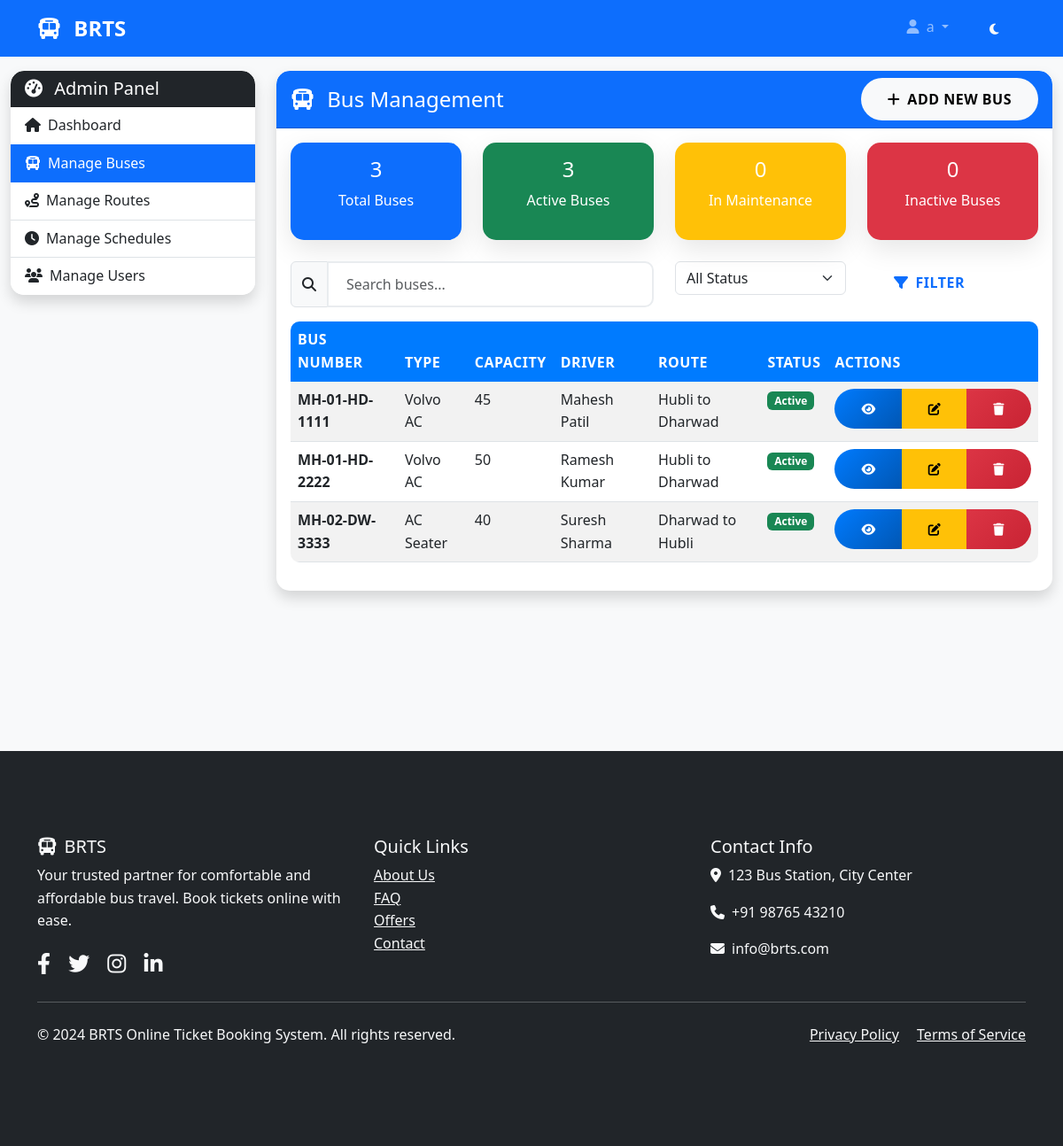
The app's page /bus-management/manage-buses/ (signed in) with its own data.
### accounts/models.py (models this page shows, shortened)
class User(AbstractUser):
    email = models.EmailField(unique=True)
    phone_number = models.CharField(max_length=15, blank=True, null=True)
    profile_picture = models.ImageField(upload_to='profile_pics/', blank=True, null=True)
    is_verified = models.BooleanField(default=False)
    date_of_birth = models.DateField(blank=True, null=True)
    address = models.TextField(blank=True, null=True)
    created_at = models.DateTimeField(auto_now_add=True)
    updated_at = models.DateTimeField(auto_now=True)
    USERNAME_FIELD = 'email'
    REQUIRED_FIELDS = ['username', 'first_name', 'last_name']

### bus_management/models.py (models this page shows, shortened)
class Bus(models.Model):
    bus_number = models.CharField(max_length=20, unique=True)
    bus_type = models.CharField(max_length=20, choices=[
        ('ac_seater', 'AC Seater'),
        ('ac_sleeper', 'AC Sleeper'),
        ('non_ac_seater', 'Non-AC Seater'),
        ('non_ac_sleeper', 'Non-AC Sleeper'),
        ('volvo', 'Volvo AC'),
    ])
    capacity = models.IntegerField(validators=[MinValueValidator(1)])
    driver = models.ForeignKey(Driver, on_delete=models.SET_NULL, null=True, blank=True, related_name='buses')
    registration_number = models.CharField(max_length=20, unique=True)
    amenities = models.JSONField(default=list)
    status = models.CharField(max_length=15, choices=[
        ('active', 'Active'),
        ('inactive', 'Inactive'),
        ('maintenance', 'Under Maintenance'),
    ], default='active')
    route = models.ForeignKey(Route, on_delete=models.CASCADE, related_name='buses')
    class Meta:
        verbose_name = "Bus"
        verbose_name_plural = "Buses"

class Driver(models.Model):
    name = models.CharField(max_length=100)
    phone = models.CharField(max_length=15, unique=True)
    email = models.EmailField(blank=True, null=True)
    license_number = models.CharField(max_length=50, unique=True)
    license_expiry = models.DateField()
    address = models.TextField()
    date_joined = models.DateField()
    is_active = models.BooleanField(default=True)
    created_at = models.DateTimeField(auto_now_add=True)
    updated_at = models.DateTimeField(auto_now=True)
    class Meta:
        verbose_name = "Driver"
        verbose_name_plural = "Drivers"

class Route(models.Model):
    name = models.CharField(max_length=100)
    source = models.CharField(max_length=100)
    destination = models.CharField(max_length=100)
    distance = models.FloatField(help_text="Distance in kilometers")
    estimated_time = models.IntegerField(help_text="Estimated travel time in minutes")
    base_fare = models.DecimalField(max_digits=10, decimal_places=2)
    is_active = models.BooleanField(default=True)
    class Meta:
        verbose_name = "Route"
        verbose_name_plural = "Routes"

### bus_management/views.py (the view, shortened to what this page needs)
# urls.py: path('manage-buses/', views.manage_buses_view, name='manage_buses'),
@login_required
@user_passes_test(is_admin)
def manage_buses_view(request):
    buses = Bus.objects.select_related('route').order_by('bus_number')
    search_query = request.GET.get('search', '')
    status_filter = request.GET.get('status', '')
    if status_filter:
        buses = buses.filter(status=status_filter)
    total_buses = Bus.objects.count()
    active_buses = Bus.objects.filter(status='active').count()
    maintenance_buses = Bus.objects.filter(status='maintenance').count()
    inactive_buses = Bus.objects.filter(status='inactive').count()
    paginator = Paginator(buses, 10)
    page_number = request.GET.get('page')
    page_obj = paginator.get_page(page_number)
    drivers = Driver.objects.filter(is_active=True)
    routes = Route.objects.filter(is_active=True)
    context = {
        'buses': page_obj,
        'page_obj': page_obj,
        'search_query': search_query,
        'status_filter': status_filter,
        'total_buses': total_buses,
        'active_buses': active_buses,
        'maintenance_buses': maintenance_buses,
        'inactive_buses': inactive_buses,
        'drivers': drivers,
        'routes': routes,
    }
    return render(request, 'bus_management/bus_table.html', context)

### templates/bus_management/bus_table.html (shortened to what this page needs)
{% extends 'base.html' %}
{% block content %}
<div class="container-fluid mt-4">
    <div class="row">
        <div class="col-md-3">
            <div class="card shadow mb-4">
                <div class="card-header bg-dark text-white">
                    <h5 class="mb-0">
                        <i class="fas fa-tachometer-alt me-2"></i>
                        Admin Panel
                    </h5>
                </div>
                <div class="list-group list-group-flush">
                    <a href="{% url 'bus_management:admin_dashboard' %}" class="list-group-item list-group-item-action">
                        <i class="fas fa-home me-2"></i>Dashboard
                    </a>
                    <a href="{% url 'bus_management:manage_buses' %}" class="list-group-item list-group-item-action active">
                        <i class="fas fa-bus me-2"></i>Manage Buses
                    </a>
                    <a href="{% url 'bus_management:manage_routes' %}" class="list-group-item list-group-item-action">
                        <i class="fas fa-route me-2"></i>Manage Routes
                    </a>
                    <a href="{% url 'bus_management:manage_schedules' %}" class="list-group-item list-group-item-action">
                        <i class="fas fa-clock me-2"></i>Manage Schedules
                    </a>
                    <a href="{% url 'bus_management:manage_users' %}" class="list-group-item list-group-item-action">
                        <i class="fas fa-users me-2"></i>Manage Users
                    </a>
                </div>
            </div>
        </div>
        <div class="col-md-9">
            <div class="card shadow mb-4">
                <div class="card-header bg-primary text-white d-flex justify-content-between align-items-center">
                    <h4 class="mb-0">
                        <i class="fas fa-bus me-2"></i>
                        Bus Management
                    </h4>
                    <button class="btn btn-light" data-bs-toggle="modal" data-bs-target="#addBusModal">
                        <i class="fas fa-plus me-2"></i>Add New Bus
                    </button>
                </div>
                <div class="card-body">
                    <div class="row mb-4">
                        <div class="col-md-3">
                            <div class="card bg-primary text-white">
                                <div class="card-body text-center">
                                    <h4>{{ total_buses }}</h4>
                                    <p>Total Buses</p>
                                </div>
                            </div>
                        </div>
                        <div class="col-md-3">
                            <div class="card bg-success text-white">
                                <div class="card-body text-center">
                                    <h4>{{ active_buses }}</h4>
                                    <p>Active Buses</p>
                                </div>
                            </div>
                        </div>
                        <div class="col-md-3">
                            <div class="card bg-warning text-white">
                                <div class="card-body text-center">
                                    <h4>{{ maintenance_buses }}</h4>
                                    <p>In Maintenance</p>
                                </div>
                            </div>
                        </div>
                        <div class="col-md-3">
                            <div class="card bg-danger text-white">
                                <div class="card-body text-center">
                                    <h4>{{ inactive_buses }}</h4>
                                    <p>Inactive Buses</p>
                                </div>
                            </div>
                        </div>
                    </div>
                    <div class="row mb-3">
                        <div class="col-md-6">
                            <div class="input-group">
                                <span class="input-group-text"><i class="fas fa-search"></i></span>
                                <input type="text" class="form-control" placeholder="Search buses..." id="searchInput">
                            </div>
                        </div>
                        <div class="col-md-3">
                            <select class="form-select" id="statusFilter">
                                <option value="">All Status</option>
                            </select>
                        </div>
                        <div class="col-md-3">
                            <button class="btn btn-outline-primary" onclick="searchBuses()">
                                <i class="fas fa-filter me-2"></i>Filter
                            </button>
                        </div>
                    </div>
                    <div class="table-responsive">
                        <table class="table table-hover table-striped">
                            <thead class="table-dark">
                                <tr>
                                    <th>Bus Number</th>
                                    <th>Type</th>
                                    <th>Capacity</th>
                                    <th>Driver</th>
                                    <th>Route</th>
                                    <th>Status</th>
                                    <th>Actions</th>
                                </tr>
                            </thead>
                            <tbody id="busTableBody">
                                {% for bus in buses %}
                                    <tr>
                                        <td><strong>{{ bus.bus_number }}</strong></td>
                                        <td>{{ bus.get_bus_type_display }}</td>
                                        <td>{{ bus.capacity }}</td>
                                        <td>{{ bus.driver.name|default:"Not Assigned" }}</td>
                                        <td>{{ bus.route.name|default:"Not Assigned" }}</td>
                                        <td>
                                            <span class="badge {% if bus.status == 'active' %}bg-success{% elif bus.status == 'maintenance' %}bg-warning{% else %}bg-danger{% endif %}">
                                                {{ bus.get_status_display }}
                                            </span>
                                        </td>
                                        <td>
                                            <div class="btn-group btn-group-sm" role="group">
                                                <button class="btn btn-primary" onclick="viewBus({{ bus.id }})">
                                                    <i class="fas fa-eye"></i>
                                                </button>
                                                <button class="btn btn-warning" onclick="editBus({{ bus.id }})">
                                                    <i class="fas fa-edit"></i>
                                                </button>
                                                <button class="btn btn-danger" onclick="deleteBus({{ bus.id }})">
                                                    <i class="fas fa-trash"></i>
                                                </button>
                                            </div>
                                        </td>
                                    </tr>
                                {% endfor %}
                            </tbody>
                        </table>
                    </div>
                </div>
            </div>
        </div>
    </div>
</div>
{% endblock %}

### templates/base.html (shortened to what this page needs)
{% load static %}
<!DOCTYPE html>
<html lang="en">
<head>
    <link href="https://cdn.jsdelivr.net/npm/bootstrap@5.3.0/dist/css/bootstrap.min.css" rel="stylesheet">
    <link rel="stylesheet" href="https://cdnjs.cloudflare.com/ajax/libs/font-awesome/6.4.0/css/all.min.css">
    <link rel="stylesheet" href="{% static 'css/style.css' %}">
</head>
<body>
    <nav class="navbar navbar-expand-lg navbar-dark bg-primary fixed-top">
        <div class="container">
            <a class="navbar-brand" href="{% url 'core:home' %}">
                <i class="fas fa-bus me-2"></i>
                <strong>BRTS</strong>
            </a>
            <div class="collapse navbar-collapse" id="navbarNav">
                <ul class="navbar-nav">
                    {% if user.is_authenticated %}
                        <li class="nav-item dropdown">
                            <a class="nav-link dropdown-toggle" href="#" id="navbarDropdown" role="button" data-bs-toggle="dropdown">
                                <i class="fas fa-user me-1"></i>
                                {{ user.first_name }}
                            </a>
                        </li>
                    {% endif %}
                    <li class="nav-item">
                        <button class="btn btn-outline-light btn-sm ms-2" id="darkModeToggle">
                            <i class="fas fa-moon"></i>
                        </button>
                    </li>
                </ul>
            </div>
        </div>
    </nav>
    <main class="main-content">
        {% block content %}{% endblock %}
    </main>
    <footer class="bg-dark text-light mt-5">
        <div class="container py-5">
            <div class="row">
                <div class="col-md-4">
                    <h5><i class="fas fa-bus me-2"></i>BRTS</h5>
                    <p>Your trusted partner for comfortable and affordable bus travel. Book tickets online with ease.</p>
                    <div class="social-links">
                        <a href="#" class="text-light me-3"><i class="fab fa-facebook-f"></i></a>
                        <a href="#" class="text-light me-3"><i class="fab fa-twitter"></i></a>
                        <a href="#" class="text-light me-3"><i class="fab fa-instagram"></i></a>
                        <a href="#" class="text-light me-3"><i class="fab fa-linkedin-in"></i></a>
                    </div>
                </div>
                <div class="col-md-4">
                    <h5>Quick Links</h5>
                    <ul class="list-unstyled">
                        <li><a href="{% url 'core:about' %}" class="text-light">About Us</a></li>
                        <li><a href="{% url 'core:faq' %}" class="text-light">FAQ</a></li>
                        <li><a href="{% url 'core:offers' %}" class="text-light">Offers</a></li>
                        <li><a href="{% url 'core:contact' %}" class="text-light">Contact</a></li>
                    </ul>
                </div>
                <div class="col-md-4">
                    <h5>Contact Info</h5>
                    <p><i class="fas fa-map-marker-alt me-2"></i>123 Bus Station, City Center</p>
                    <p><i class="fas fa-phone me-2"></i>+91 98765 43210</p>
                    <p><i class="fas fa-envelope me-2"></i>info@brts.com</p>
                </div>
            </div>
            <hr class="my-4">
            <div class="row">
                <div class="col-md-6">
                    <p>&copy; 2024 BRTS Online Ticket Booking System. All rights reserved.</p>
                </div>
                <div class="col-md-6 text-end">
                    <a href="#" class="text-light me-3">Privacy Policy</a>
                    <a href="#" class="text-light">Terms of Service</a>
                </div>
            </div>
        </div>
    </footer>
</body>
</html>

### records on screen
User: first_name "a"
Bus: bus_number "MH-01-HD-1111", bus_type "Volvo AC", capacity "45", driver.name "Mahesh Patil", route.name "Hubli to Dharwad", status "Active"
Bus: bus_number "MH-01-HD-2222", bus_type "Volvo AC", capacity "50", driver.name "Ramesh Kumar", route.name "Hubli to Dharwad", status "Active"
Bus: bus_number "MH-02-DW-3333", bus_type "AC Seater", capacity "40", driver.name "Suresh Sharma", route.name "Dharwad to Hubli", status "Active"

### other values on screen
{{ total_buses }} "3"
{{ active_buses }} "3"
{{ maintenance_buses }} "0"
{{ inactive_buses }} "0"
